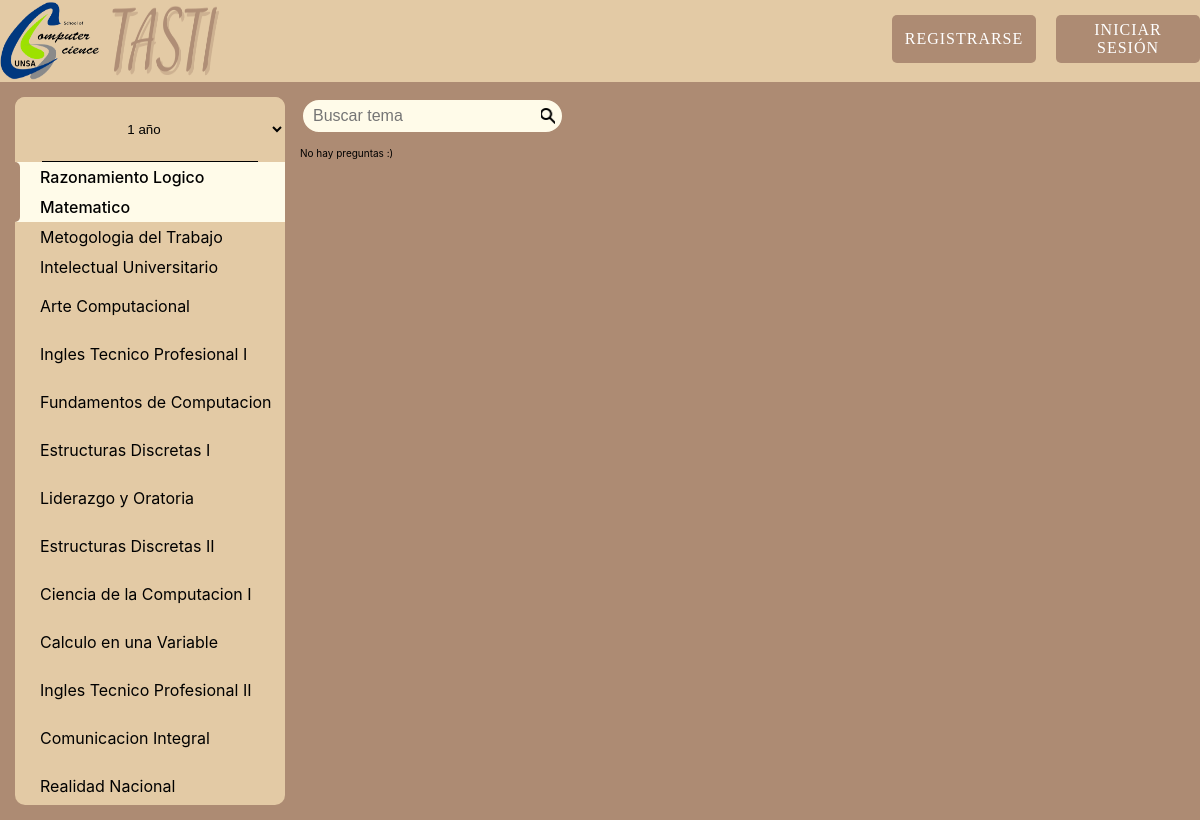
Screenshot of /controllers/inicioController.php?action=get_preguntas&estado=all&curso=1701101&anio=1 with the database file from the repository.
### tables this page shows
CREATE TABLE IF NOT EXISTS `curso` (
  `idcurso` INT(8) NOT NULL,
  `nombre` VARCHAR(128) NOT NULL,
  `anio` INT(1) NOT NULL,
  `semestre` INT(1) NOT NULL,
  PRIMARY KEY (`idcurso`),
  UNIQUE INDEX `idcurso_UNIQUE` (`idcurso` ASC));

### config/conexion.php (called while the page is built, shortened)
<?php
class database {
    private $host = 'localhost';
    private $user = 'root';
    private $pass = '';
    private $dbname = 'tasti';
    private $dbh;
    private $stmt;
    public function __construct(){
        $dsn = 'mysql:host='.$this->host.';dbname='.$this->dbname;
        $options = array(
            PDO::ATTR_PERSISTENT => true,
            PDO::ATTR_ERRMODE => PDO::ERRMODE_EXCEPTION
        );
        try {
            $this->dbh = new PDO($dsn, $this->user, $this->pass, $options);
        }catch (PDOException $e) {
            $this->error = $e->getMessage();
            echo $this->error;
        }
    }
    public function query($sql){
        $this->stmt = $this->dbh->prepare($sql);
    }
    public function bind($param, $value, $type = null){
        if(is_null($type)){
            switch(true){
                default:
                    $type = PDO::PARAM_STR;
            }
        }
        $this->stmt->bindValue($param, $value, $type);
    }
    public function execute(){
        return $this->stmt->execute();
    }
    public function rowCount(){
        return $this->stmt->rowCount();
    }
    public function resultSet(){
        $this->execute();
        return $this->stmt->fetchAll(PDO::FETCH_OBJ);
    }
}

### models/curso.php (called while the page is built, shortened)
<?php
require_once '../config/conexion.php';
class Curso {
    private $db;
    public function __construct(){
        $this->db = new database;
    }
    public function get_por_anio($ANIO){
        $this->db->query("SELECT curso.* from curso  WHERE anio=:anio");
        $this->db->bind(':anio', $ANIO);
        $row = $this->db->resultSet();
        if($this->db->rowCount() > 0){
            return $row;
        }
        return 0;
    }
    public function get_anios(){
        $this->db->query("SELECT curso.anio from curso group by anio");
        $row = $this->db->resultSet();
        if($this->db->rowCount() > 0){
            return $row;
        }
        return 0;
    }
}

### views/components/lista_cursos.php (the view, shortened to what this page needs)
<aside class="lista-cursos">
    <form id="curso_por_anio" class="lista-cursos__header" action="./../controllers/inicioController.php" method="get">
        <select onchange="onSelectChange();" name="anio" id="anio">
            <?php if (isset($anios_registrados) && $anios_registrados!=0): ?>
            <option class="hidden_option" selected disabled><?php echo $q_anio ?><span> año</span></option>
                <?php else: ?>
            <option class="hidden_option" selected disabled> "No hay cursos agregados" </option>
            <?php endif; ?>
        </select>
    </form>
    <div class="lista-cursos__contenedor-cursos">
        <?php if (isset($lista_curso) && $lista_curso!=0):?>
        <?php foreach ($lista_curso as $dato) { ?>
            <a class="lista-cursos__curso" <?php if($curso_actual == $dato->idcurso): echo 'style="background-color: var(--color_light_gray); font-weight: 500;"'; endif;?> href="./../controllers/inicioController.php?action=get_preguntas&estado=all&curso=<?php echo $dato->idcurso;?>&anio=<?php echo $q_anio;?>"><div style="background-color:<?php if($curso_actual == $dato->idcurso): echo "var(--color_enfasis);"; endif;?>"></div><span><?php echo $dato->nombre ?></span></a>
        <?php } ?>
        <?php else: ?>
            <p>No hay cursos agregados :)</p>
        <?php endif; ?>
    </div>
</aside>

### rows the page displays
curso: nombre "Razonamiento Logico Matematico"
curso: nombre "Metogologia del Trabajo Intelectual Universitario"
curso: nombre "Arte Computacional"
curso: nombre "Ingles Tecnico Profesional I"
curso: nombre "Fundamentos de Computacion"
curso: nombre "Estructuras Discretas I"
curso: nombre "Liderazgo y Oratoria"
curso: nombre "Estructuras Discretas II"
curso: nombre "Ciencia de la Computacion I"
curso: nombre "Calculo en una Variable"
curso: nombre "Ingles Tecnico Profesional II"
curso: nombre "Comunicacion Integral"
curso: nombre "Realidad Nacional"

### other values shown
form field anio "1 año"
